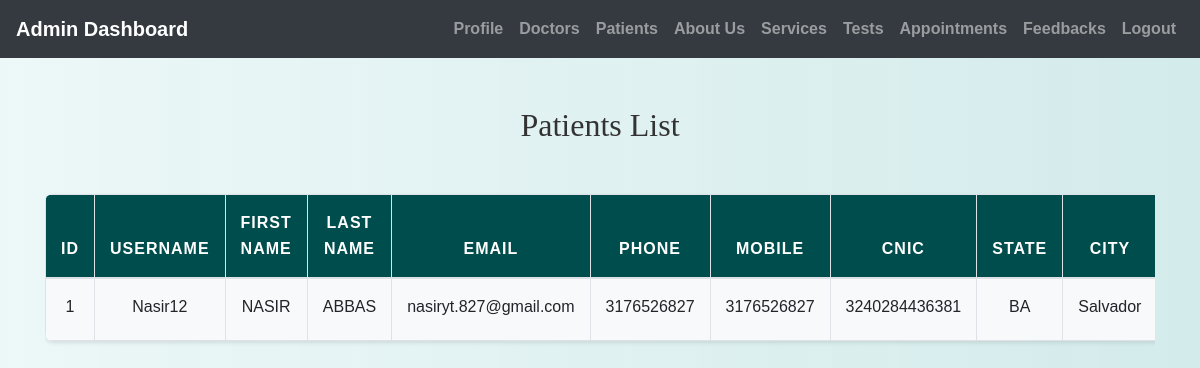
Page /admin/view_patients.php (signed in) on the committed database.
### tables this page shows
CREATE TABLE `users` (
  `id` int(11) NOT NULL,
  `username` varchar(50) NOT NULL,
  `first_name` varchar(100) NOT NULL,
  `last_name` varchar(100) NOT NULL,
  `password` varchar(255) NOT NULL,
  `email` varchar(100) NOT NULL,
  `phone` varchar(20) NOT NULL,
  `mobile` varchar(15) NOT NULL,
  `cnic` varchar(20) NOT NULL,
  `state` varchar(100) NOT NULL,
  `city` varchar(100) NOT NULL,
  `age` int(11) DEFAULT NULL
);

### admin/view_patients.php (the view, shortened to what this page needs)
<?php
include('config.php');
$sql = "SELECT id, username, first_name, last_name, email, phone, mobile, cnic, state, city, age FROM users";
$result = mysqli_query($conn, $sql);
?>
<!DOCTYPE html>
<html lang="en">
<head>
    <link rel="stylesheet" href="https://maxcdn.bootstrapcdn.com/bootstrap/4.5.2/css/bootstrap.min.css">
    <link rel="stylesheet" href="../css/style.css">
</head>
<body>
<?php include('admin_navbar.php'); ?>
<div class="container mt-5">
    <h2 class="text-center">Patients List</h2>
    <div class="table-responsive">
        <table class="table table-striped table-bordered">
            <thead>
                <tr>
                    <th>ID</th>
                    <th>Username</th>
                    <th>First Name</th>
                    <th>Last Name</th>
                    <th>Email</th>
                    <th>Phone</th>
                    <th>Mobile</th>
                    <th>CNIC</th>
                    <th>State</th>
                    <th>City</th>
                </tr>
            </thead>
            <tbody>
                <?php while ($row = mysqli_fetch_assoc($result)): ?>
                    <tr>
                        <td><?php echo htmlspecialchars($row['id']); ?></td>
                        <td><?php echo htmlspecialchars($row['username']); ?></td>
                        <td><?php echo htmlspecialchars($row['first_name']); ?></td>
                        <td><?php echo htmlspecialchars($row['last_name']); ?></td>
                        <td><?php echo htmlspecialchars($row['email']); ?></td>
                        <td><?php echo htmlspecialchars($row['phone']); ?></td>
                        <td><?php echo htmlspecialchars($row['mobile']); ?></td>
                        <td><?php echo htmlspecialchars($row['cnic']); ?></td>
                        <td><?php echo htmlspecialchars($row['state']); ?></td>
                        <td><?php echo htmlspecialchars($row['city']); ?></td>
                    </tr>
                <?php endwhile; ?>
            </tbody>
        </table>
    </div>
</div>
</body>
</html>

### css/style.css (style rules this page uses)
body { background: linear-gradient(90deg, rgba(233, 246, 246, 0.831), rgba(207, 233, 233, 0.9)); font-family: 'Arial', sans-serif; color: #333; line-height: 1.6; }
h1, h2, h3, h4 { text-align: center; margin-top: 30px; margin-bottom: 30px; font-family: 'Georgia', serif; }
.container { margin-bottom: 40px; }
.table { width: 100%; border-collapse: collapse; margin-top: 20px; font-size: 16px; background-color: #ffffff; border-radius: 8px; overflow: hidden; box-shadow: 0 2px 4px rgba(0, 0, 0, 0.1); }
.table th, .table td { padding: 15px; border: 1px solid #dee2e6; text-align: center; }
.table thead th { background-color: #004d4d; color: white; font-weight: bold; text-transform: uppercase; letter-spacing: 1px; }
.table tbody tr:nth-child(odd) { background-color: #f8f9fa; }

### rows in the picture
users: id "1", username "Nasir12", first_name "NASIR", last_name "ABBAS", email "nasiryt.827@gmail.com", phone "3176526827", mobile "3176526827", cnic "3240284436381", state "BA", city "Salvador"
